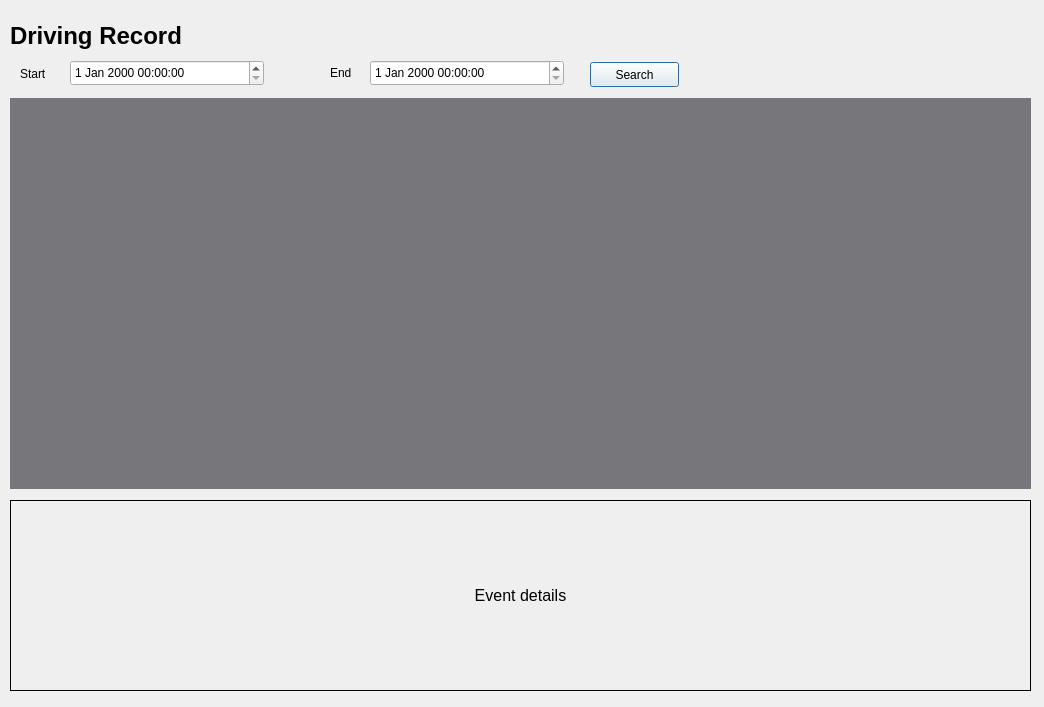
<?xml version="1.0" encoding="UTF-8"?>
<ui version="4.0">
 <class>Dialog</class>
 <widget class="QDialog" name="Dialog">
  <property name="geometry">
   <rect>
    <x>0</x>
    <y>0</y>
    <width>1044</width>
    <height>707</height>
   </rect>
  </property>
  <property name="windowTitle">
   <string>Dialog</string>
  </property>
  <widget class="QWidget" name="widget_chart" native="true">
   <property name="geometry">
    <rect>
     <x>10</x>
     <y>98</y>
     <width>1021</width>
     <height>391</height>
    </rect>
   </property>
   <property name="styleSheet">
    <string notr="true">background-color: rgb(119, 118, 123);</string>
   </property>
  </widget>
  <widget class="QLabel" name="label">
   <property name="geometry">
    <rect>
     <x>10</x>
     <y>20</y>
     <width>181</width>
     <height>31</height>
    </rect>
   </property>
   <property name="font">
    <font>
     <pointsize>18</pointsize>
     <weight>75</weight>
     <bold>true</bold>
    </font>
   </property>
   <property name="text">
    <string>Driving Record</string>
   </property>
  </widget>
  <widget class="QLabel" name="label_start">
   <property name="geometry">
    <rect>
     <x>20</x>
     <y>65</y>
     <width>67</width>
     <height>17</height>
    </rect>
   </property>
   <property name="text">
    <string>Start</string>
   </property>
  </widget>
  <widget class="QLabel" name="label_end">
   <property name="geometry">
    <rect>
     <x>330</x>
     <y>64</y>
     <width>67</width>
     <height>17</height>
    </rect>
   </property>
   <property name="text">
    <string>End</string>
   </property>
  </widget>
  <widget class="QDateTimeEdit" name="dte_end">
   <property name="geometry">
    <rect>
     <x>370</x>
     <y>60</y>
     <width>194</width>
     <height>26</height>
    </rect>
   </property>
  </widget>
  <widget class="QDateTimeEdit" name="dte_start">
   <property name="geometry">
    <rect>
     <x>70</x>
     <y>60</y>
     <width>194</width>
     <height>26</height>
    </rect>
   </property>
  </widget>
  <widget class="QPushButton" name="pushButton">
   <property name="geometry">
    <rect>
     <x>590</x>
     <y>62</y>
     <width>89</width>
     <height>25</height>
    </rect>
   </property>
   <property name="styleSheet">
    <string notr="true">background-color: rgb(246, 245, 244);</string>
   </property>
   <property name="text">
    <string>Search</string>
   </property>
  </widget>
  <widget class="QLabel" name="label_description">
   <property name="geometry">
    <rect>
     <x>10</x>
     <y>500</y>
     <width>1021</width>
     <height>191</height>
    </rect>
   </property>
   <property name="font">
    <font>
     <pointsize>12</pointsize>
    </font>
   </property>
   <property name="styleSheet">
    <string notr="true">border-color: rgb(0, 0, 0);</string>
   </property>
   <property name="frameShape">
    <enum>QFrame::Box</enum>
   </property>
   <property name="text">
    <string>Event details</string>
   </property>
   <property name="alignment">
    <set>Qt::AlignCenter</set>
   </property>
  </widget>
 </widget>
 <resources/>
 <connections/>
</ui>
